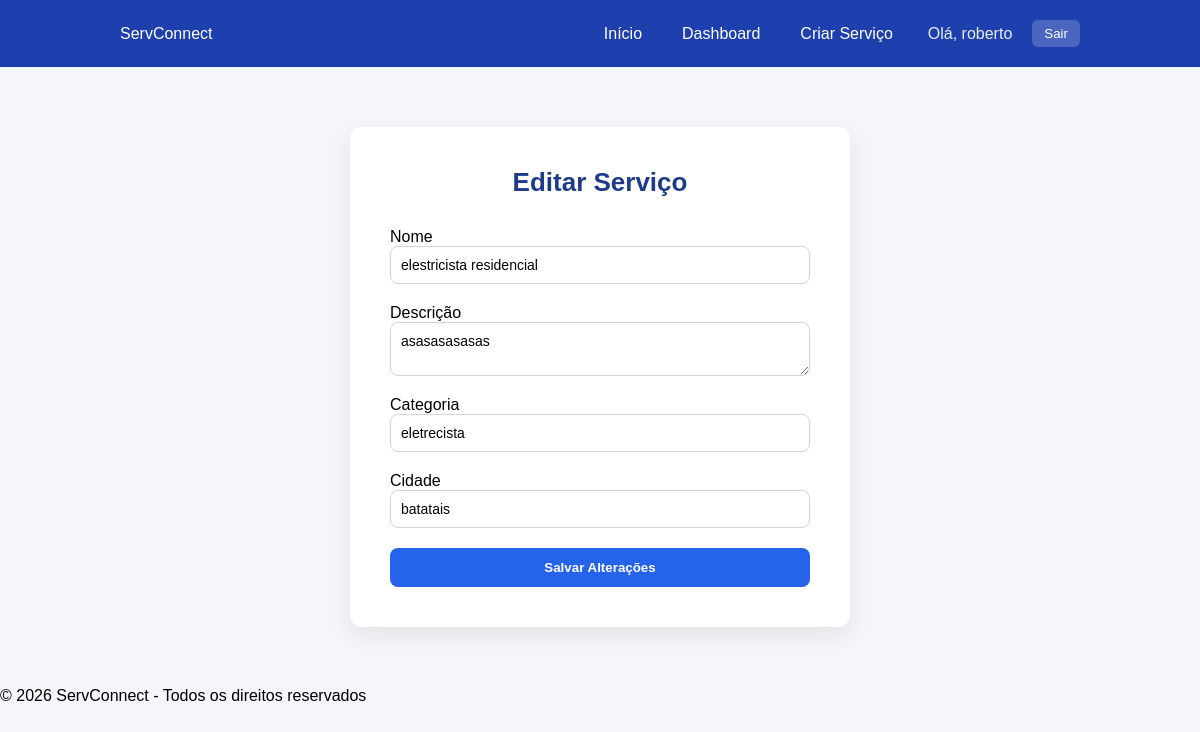
The app's page /editar-servico/7/ (signed in) with its own data.
### apps/servicos/models.py (models this page shows, shortened)
class Servico(models.Model):
    nome = models.CharField(max_length=100)
    descricao = models.TextField()
    cidade = models.CharField(max_length=100)
    categoria = models.CharField(max_length=100)
    usuario = models.ForeignKey(User, on_delete=models.CASCADE)

### apps/servicos/views.py (the view, shortened to what this page needs)
# urls.py: path('editar-servico/<int:id>/', views.editar_servico, name='editar_servico'),
@login_required
def editar_servico(request, id):
    servico = get_object_or_404(Servico, id=id, usuario=request.user)
    return render(request, 'editar_servico.html', {'servico': servico})

### templates/editar_servico.html (shortened to what this page needs)
{% extends 'base.html' %}
{% block content %}
<div class="form-container">
    <h2 class="page-title">Editar Serviço</h2>
    <form method="POST">
        <div class="form-group">
            <label>Nome</label>
            <input type="text" name="nome" class="input-field" value="{{ servico.nome }}" required>
        </div>
        <div class="form-group">
            <label>Descrição</label>
            <textarea name="descricao" class="input-field" required>{{ servico.descricao }}</textarea>
        </div>
        <div class="form-group">
            <label>Categoria</label>
            <input type="text" name="categoria" class="input-field" value="{{ servico.categoria }}" required>
        </div>
        <div class="form-group">
            <label>Cidade</label>
            <input type="text" name="cidade" class="input-field" value="{{ servico.cidade }}" required>
        </div>
        <button type="submit" class="btn-primary">Salvar Alterações</button>
    </form>
</div>
{% endblock %}

### templates/base.html (shortened to what this page needs)
{% load static %}
<!DOCTYPE html>
<html lang="pt-br">
<head>
    <link rel="stylesheet" href="{% static 'css/style.css' %}">
</head>
<body>
<header class="navbar">
    <div class="logo">ServConnect</div>
    <nav class="nav-links">
    <a href="/">Início</a>
    {% if user.is_authenticated %}
        <a href="{% url 'dashboard' %}">Dashboard</a>
        {% if user.perfil.tipo == 'prestador' %}
            <a href="{% url 'criar_servico' %}">Criar Serviço</a>
        {% endif %}
        <span class="user-name">Olá, {{ user.username }}</span>
        <form method="POST" action="{% url 'logout' %}" class="logout-form">
            <button type="submit" class="logout-btn">Sair</button>
        </form>
    {% else %}
        <a href="{% url 'login' %}">Login</a>
        <a href="{% url 'cadastro' %}">Cadastrar</a>
    {% endif %}
</nav>
</header>
<main>
    {% block content %}
    {% endblock %}
</main>
<footer>
    © 2026 ServConnect - Todos os direitos reservados
</footer>
</body>
</html>

### static/css/style.css (style rules this page uses)
* { margin: 0; padding: 0; box-sizing: border-box; font-family: Arial, sans-serif; }
body { background-color: #f4f6f9; }
.navbar { background: #1e40af; color: white; padding: 20px 10%; display: flex; justify-content: space-between; align-items: center; }
.navbar a { color: white; margin-left: 20px; text-decoration: none; }
.btn-primary { padding: 10px 20px; background: #2563eb; color: white; border-radius: 8px; text-decoration: none; font-weight: bold; transition: 0.3s; }
.form-container { max-width: 500px; margin: 60px auto; background: white; padding: 40px; border-radius: 12px; box-shadow: 0 8px 25px rgba(0,0,0,0.08); }
.page-title { text-align: center; font-size: 26px; margin-bottom: 30px; color: #1e3a8a; }
.form-group { margin-bottom: 20px; display: flex; flex-direction: column; }
.input-field, textarea, select { padding: 10px; border-radius: 8px; border: 1px solid #d1d5db; font-size: 14px; outline: none; transition: 0.3s; }
.btn-primary { width: 100%; padding: 12px; background: #2563eb; color: white; border-radius: 8px; border: none; font-weight: bold; cursor: pointer; transition: 0.3s; }
.nav-links { display: flex; align-items: center; gap: 20px; }
.user-name { margin-left: 15px; font-weight: 500; opacity: 0.9; }
.logout-form { display: inline; }
.logout-btn { background: rgba(255,255,255,0.2); color: white; border: none; padding: 6px 12px; border-radius: 6px; cursor: pointer; transition: 0.3s; }

### records on screen
Servico: nome "elestricista residencial", descricao "asasasasasas", categoria "eletrecista", cidade "batatais"

### other values on screen
{{ user.username }} "roberto"
